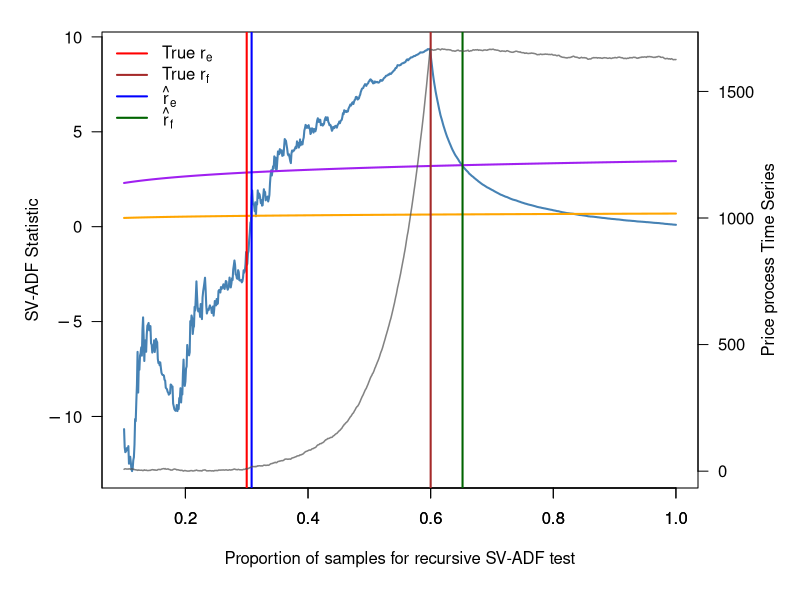
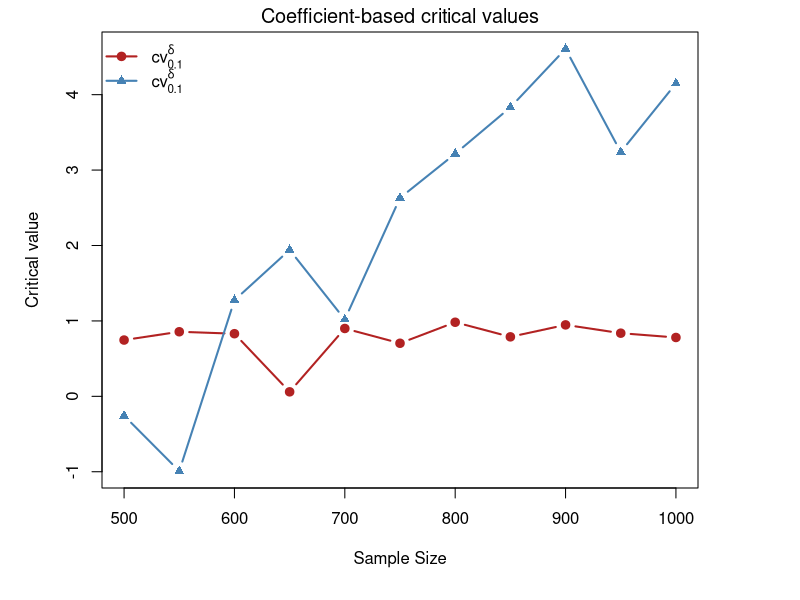

Generate these figures, in order, with R:
################################################################################
# Threshold selections.R
#
# Replication code for Figure 12 of the main paper and Figure A.3 / Table A.1
# of the Online Appendix for:
#
# "Is There an AI Bubble? Robust Date-Stamping for Periods of Exuberance"
#
# Figure 12:
#   One simulated recursive SV-ADF path with:
#     - true bubble origination fraction r_e,
#     - true bubble collapse fraction r_f,
#     - estimated origination fraction \hat r_e,
#     - estimated collapse fraction \hat r_f.
#
# Online Appendix Figure A.3:
#   Simulated coefficient-based critical values under H0 and H1.
#
# Online Appendix Table A.1:
#   Simulated coefficient-based critical values for n = 500, 550, ..., 1000.
#
# Notes:
# - Package installation is intentionally omitted; see README.md.
# - This script uses only base R.
# - Set SAVE_FIGURES <- TRUE to save PDF/PNG figures.
# - Set RECOMPUTE_CRITICAL_VALUES <- TRUE to rerun the Monte Carlo simulation
#   for Table A.1 and Figure A.3. Otherwise, the paper values are used directly.
################################################################################

# ------------------------------------------------------------------------------
# Global settings
# ------------------------------------------------------------------------------

SAVE_FIGURES <- TRUE
SAVE_TABLES <- TRUE
SAVE_PNG_PREVIEW <- TRUE

RECOMPUTE_CRITICAL_VALUES <- FALSE

OUTPUT_DIR <- "figures"
TABLE_DIR <- "tables"

if (!dir.exists(OUTPUT_DIR)) {
  dir.create(OUTPUT_DIR, recursive = TRUE)
}

if (!dir.exists(TABLE_DIR)) {
  dir.create(TABLE_DIR, recursive = TRUE)
}

FIGURE12_PDF <- file.path(OUTPUT_DIR, "sv_adf_plot_simulated_one.pdf")
FIGURE12_PNG <- file.path(OUTPUT_DIR, "sv_adf_plot_simulated_one.png")

APPENDIX_FIGURE_A3_PDF <- file.path(OUTPUT_DIR, "critical_values_plot.pdf")
APPENDIX_FIGURE_A3_PNG <- file.path(OUTPUT_DIR, "critical_values_plot.png")

APPENDIX_TABLE_A1_CSV <- file.path(TABLE_DIR, "tableA1_critical_values.csv")

################################################################################
# Helper functions
################################################################################

# Axis-label helper.
# Large values are displayed in scientific notation, e.g. 10^5 or 2 * 10^5.
sci_tick_labels <- function(vals) {
  out <- character(length(vals))
  
  for (i in seq_along(vals)) {
    v <- vals[i]
    
    if (!is.finite(v)) {
      out[i] <- "''"
      next
    }
    
    if (abs(v) < .Machine$double.eps) {
      out[i] <- "0"
      next
    }
    
    abs_v <- abs(v)
    exponent <- floor(log10(abs_v))
    
    if (exponent >= 4 || exponent <= -3) {
      multiplier <- round(v / (10^exponent), 2)
      
      if (abs(multiplier - round(multiplier)) < 1e-8) {
        multiplier <- round(multiplier)
      }
      
      if (abs(multiplier - 1) < 1e-8) {
        out[i] <- paste0("10^", exponent)
      } else if (abs(multiplier + 1) < 1e-8) {
        out[i] <- paste0("-10^", exponent)
      } else {
        out[i] <- paste0(multiplier, "%*%10^", exponent)
      }
    } else {
      out[i] <- format(round(v, 2), trim = TRUE, scientific = FALSE)
    }
  }
  
  parse(text = out)
}

# Generate X_0, ..., X_n under stochastic volatility with one bubble episode.
#
# Model:
#   X_t = a_t X_{t-1} + u_t,
#   u_t = sigma_t epsilon_t,
#   log(sigma_t^2) = phi_n log(sigma_{t-1}^2) + eta_t,
#
# where:
#   a_t = 1 before the bubble,
#   a_t = delta_n during the bubble,
#   a_t = 1 after collapse.
generate_series_bubble_sv <- function(
    n,
    r_e,
    r_f,
    c,
    alpha,
    d,
    eta,
    x0 = 5,
    sigma2_0 = 1
) {
  tau_e <- floor(n * r_e)
  tau_f <- floor(n * r_f)
  
  stopifnot(tau_e >= 1, tau_f > tau_e, tau_f <= n)
  
  delta_n <- 1 + c / (n^alpha)
  phi_n <- 1 - d / log(log(n))
  
  X <- numeric(n + 1)
  X[1] <- x0
  
  log_sigma2_prev <- log(sigma2_0)
  
  for (t in seq_len(n)) {
    eta_t <- rnorm(1, mean = 0, sd = eta)
    log_sigma2_t <- phi_n * log_sigma2_prev + eta_t
    sigma_t <- sqrt(exp(log_sigma2_t))
    u_t <- sigma_t * rnorm(1)
    
    a_t <- if (t < tau_e) {
      1
    } else if (t < tau_f) {
      delta_n
    } else {
      1
    }
    
    X[t + 1] <- a_t * X[t] + u_t
    log_sigma2_prev <- log_sigma2_t
  }
  
  X
}

# Generate X_0, ..., X_n under the unit-root null with stochastic volatility.
#
# Model:
#   X_t = X_{t-1} + u_t.
generate_series_h0_sv <- function(
    n,
    d,
    eta,
    x0 = 100,
    sigma2_0 = 1
) {
  phi_n <- 1 - d / log(log(n))
  
  X <- numeric(n + 1)
  X[1] <- x0
  
  log_sigma2_prev <- log(sigma2_0)
  
  for (t in seq_len(n)) {
    eta_t <- rnorm(1, mean = 0, sd = eta)
    log_sigma2_t <- phi_n * log_sigma2_prev + eta_t
    sigma_t <- sqrt(exp(log_sigma2_t))
    u_t <- sigma_t * rnorm(1)
    
    X[t + 1] <- X[t] + u_t
    log_sigma2_prev <- log_sigma2_t
  }
  
  X
}

# Compute recursive coefficient-based and t-type ADF statistics over an s-grid.
#
# The coefficient-based statistic is:
#   DF_delta(s) = tau * (delta_hat_tau - 1),
# where tau = floor(ns).
adf_for_sgrid <- function(X_full, n, s_seq) {
  max_tau <- max(floor(n * s_seq))
  nX <- length(X_full) - 1
  
  stopifnot(nX >= max_tau)
  
  csX <- cumsum(X_full)
  csX2 <- cumsum(X_full^2)
  xy <- X_full[2:(n + 1)] * X_full[1:n]
  csXY <- cumsum(xy)
  
  tau_seq <- pmax(2, floor(n * s_seq))
  DF_delta <- rep(NA_real_, length(tau_seq))
  DF_t <- rep(NA_real_, length(tau_seq))
  
  for (k in seq_along(tau_seq)) {
    tau <- tau_seq[k]
    
    # Regression: X_t on a constant and X_{t-1}, for t = 1, ..., tau.
    S_reg <- csX[tau]
    S_y <- csX[tau + 1] - X_full[1]
    S_reg2 <- csX2[tau]
    S_y2 <- csX2[tau + 1] - X_full[1]^2
    S_cross <- csXY[tau]
    
    Xbar <- S_y / tau
    
    SSR_t <- S_reg2 - 2 * Xbar * S_reg + tau * Xbar^2
    
    if (!is.finite(SSR_t) || SSR_t <= 0) {
      next
    }
    
    Sxtyt <- S_cross - Xbar * (S_reg + S_y) + tau * Xbar^2
    SSY_t <- S_y2 - 2 * Xbar * S_y + tau * Xbar^2
    
    delta_hat <- Sxtyt / SSR_t
    sigma2_hat <- (SSY_t - 2 * delta_hat * Sxtyt + delta_hat^2 * SSR_t) / tau
    
    if (!is.finite(sigma2_hat) || sigma2_hat <= 0) {
      next
    }
    
    DF_delta[k] <- tau * (delta_hat - 1)
    DF_t[k] <- (delta_hat - 1) * sqrt(SSR_t) / sqrt(sigma2_hat)
  }
  
  data.frame(
    s = tau_seq / n,
    DF_delta = DF_delta,
    DF_t = DF_t
  )
}

# Full-sample coefficient-based DF statistic without intercept:
#   DF_delta = n * (delta_hat - 1).
df_delta_fullsample <- function(X_full) {
  n <- length(X_full) - 1
  
  Xlag <- X_full[1:n]
  Y <- X_full[2:(n + 1)]
  
  denom <- sum(Xlag^2)
  
  if (!is.finite(denom) || denom <= 0) {
    return(NA_real_)
  }
  
  delta_hat <- sum(Y * Xlag) / denom
  
  n * (delta_hat - 1)
}

# Coefficient-based DF statistic at a fixed recursive endpoint tau.
adf_delta_at_tau <- function(X_full, tau) {
  Xlag <- X_full[1:tau]
  Y <- X_full[2:(tau + 1)]
  
  Ybar <- mean(Y)
  SSR <- sum((Xlag - Ybar)^2)
  
  if (!is.finite(SSR) || SSR <= 0) {
    return(NA_real_)
  }
  
  Sxy <- sum((Xlag - Ybar) * (Y - Ybar))
  delta_hat <- Sxy / SSR
  
  tau * (delta_hat - 1)
}

################################################################################
# Figure 12
# One simulated recursive SV-ADF path
################################################################################

make_simulated_svadf_path_plot <- function(
    n = 1000,
    r_e = 0.3,
    r_f = 0.6,
    c_par = 0.5,
    alpha = 0.5,
    d_par = 1,
    eta_par = 0.1,
    seed = 123,
    save_figure = SAVE_FIGURES
) {
  set.seed(seed)
  
  X_full <- generate_series_bubble_sv(
    n = n,
    r_e = r_e,
    r_f = r_f,
    c = c_par,
    alpha = alpha,
    d = d_par,
    eta = eta_par,
    x0 = 10,
    sigma2_0 = 1
  )
  
  s_seq <- seq(0.1, 1.00, by = 0.001)
  adf_df <- adf_for_sgrid(X_full, n, s_seq)
  
  # Origination and collapse threshold curves.
  cv_orig <- log(n * adf_df$s) / 10
  cv_coll <- log(n * adf_df$s) / 2
  
  # Estimated origination:
  # first s where DF_delta exceeds log(ns)/10.
  idx_e <- which(adf_df$DF_delta > cv_orig)[1]
  rhat_e <- if (!is.na(idx_e)) adf_df$s[idx_e] else NA_real_
  
  # Estimated collapse:
  # first s after rhat_e + 0.05 where DF_delta falls below log(ns)/2.
  idx_f <- NA_integer_
  rhat_f <- NA_real_
  
  if (!is.na(rhat_e)) {
    idx_start_f <- which(adf_df$s >= rhat_e + 0.05)[1]
    
    if (!is.na(idx_start_f)) {
      idx_f_rel <- which(
        adf_df$DF_delta[idx_start_f:nrow(adf_df)] <
          cv_coll[idx_start_f:nrow(adf_df)]
      )[1]
      
      if (!is.na(idx_f_rel)) {
        idx_f <- idx_start_f + idx_f_rel - 1
        rhat_f <- adf_df$s[idx_f]
      }
    }
  }
  
  cat(sprintf("Estimated r_e (rhat_e) = %.3f\n", rhat_e))
  cat(sprintf("Estimated r_f (rhat_f) = %.3f\n", rhat_f))
  
  # Prepare |X_t| for the right y-axis overlay.
  t_idx <- 0:n
  s_x <- t_idx / n
  X_vals <- abs(X_full)
  
  keep <- s_x >= min(adf_df$s) & s_x <= max(adf_df$s)
  s_x <- s_x[keep]
  X_vals <- X_vals[keep]
  
  x_ylim <- range(X_vals, finite = TRUE)
  
  left_ticks <- pretty(range(c(adf_df$DF_delta, cv_orig, cv_coll), finite = TRUE))
  right_ticks <- pretty(x_ylim)
  
  draw_plot <- function() {
    par(mfrow = c(1, 1), mar = c(5.5, 5, 1.5, 5) + 0.1)
    
    plot(
      adf_df$s,
      adf_df$DF_delta,
      type = "l",
      col = "steelblue",
      lwd = 2,
      xlab = "Proportion of samples for recursive SV-ADF test",
      ylab = "SV-ADF Statistic",
      main = "",
      xaxt = "s",
      yaxt = "n"
    )
    
    axis(1)
    axis(2, at = left_ticks, labels = sci_tick_labels(left_ticks), las = 1)
    
    lines(adf_df$s, cv_orig, col = "orange", lwd = 2, lty = 1)
    lines(adf_df$s, cv_coll, col = "purple", lwd = 2, lty = 1)
    
    abline(v = r_e, col = "red", lty = 1, lwd = 2)
    abline(v = r_f, col = "brown", lty = 1, lwd = 2)
    
    if (!is.na(rhat_e)) {
      abline(v = rhat_e, col = "blue", lty = 1, lwd = 2)
    }
    
    if (!is.na(rhat_f)) {
      abline(v = rhat_f, col = "darkgreen", lty = 1, lwd = 2)
    }
    
    par(new = TRUE)
    
    plot(
      s_x,
      X_vals,
      type = "l",
      col = rgb(0.3, 0.3, 0.3, 0.7),
      lwd = 1.5,
      axes = FALSE,
      xlab = "",
      ylab = "",
      xlim = range(adf_df$s),
      ylim = x_ylim
    )
    
    axis(4, at = right_ticks, labels = sci_tick_labels(right_ticks), las = 1)
    mtext("Price process Time Series", side = 4, line = 3)
    
    legend(
      "topleft",
      legend = c(
        expression("True " * r[e]),
        expression("True " * r[f]),
        expression(hat(r)[e]),
        expression(hat(r)[f])
      ),
      col = c("red", "brown", "blue", "darkgreen"),
      lty = c(1, 1, 1, 1),
      lwd = c(2, 2, 2, 2),
      bty = "n"
    )
  }
  
  draw_plot()
  
  if (isTRUE(save_figure)) {
    grDevices::pdf(FIGURE12_PDF, width = 10, height = 6)
    draw_plot()
    grDevices::dev.off()
    
    if (isTRUE(SAVE_PNG_PREVIEW)) {
      grDevices::png(FIGURE12_PNG, width = 10, height = 6, units = "in", res = 300)
      draw_plot()
      grDevices::dev.off()
    }
  }
  
  invisible(list(
    X_full = X_full,
    adf_df = adf_df,
    rhat_e = rhat_e,
    rhat_f = rhat_f
  ))
}

################################################################################
# Online Appendix Table A.1 and Figure A.3
# Critical values under H0 and H1
################################################################################

# Simulate the 90% upper critical value under H0 for one sample size n.
critical_value_h0_upper <- function(
    n,
    B,
    d,
    eta,
    x0 = 1,
    sigma2_0 = 1
) {
  vals <- numeric(B)
  
  for (b in seq_len(B)) {
    X_full <- generate_series_h0_sv(
      n = n,
      d = d,
      eta = eta,
      x0 = x0,
      sigma2_0 = sigma2_0
    )
    
    vals[b] <- df_delta_fullsample(X_full)
  }
  
  stats::quantile(
    vals,
    probs = 0.90,
    na.rm = TRUE,
    names = FALSE,
    type = 7
  )
}

# Simulate the 10% lower critical value under H1 for one sample size n.
critical_value_h1_lower <- function(
    n,
    B,
    r_e,
    r_f,
    c,
    alpha,
    d,
    eta,
    x0 = 1,
    sigma2_0 = 1
) {
  tau_after_rf <- floor(n * r_f)
  
  if (tau_after_rf > n) {
    stop("tau_after_rf exceeds n")
  }
  
  vals <- numeric(B)
  
  for (b in seq_len(B)) {
    X_full <- generate_series_bubble_sv(
      n = n,
      r_e = r_e,
      r_f = r_f,
      c = c,
      alpha = alpha,
      d = d,
      eta = eta,
      x0 = x0,
      sigma2_0 = sigma2_0
    )
    
    vals[b] <- adf_delta_at_tau(X_full, tau = tau_after_rf)
  }
  
  stats::quantile(
    vals,
    probs = 0.10,
    na.rm = TRUE,
    names = FALSE,
    type = 7
  )
}

# Recompute critical values by Monte Carlo.
# This can be time-consuming, so the script also allows use of the paper values.
simulate_critical_value_table <- function(
    B = 1000,
    n_grid = seq(500, 1000, by = 50),
    d_par = 0.01,
    eta_par = 0.5,
    r_e = 0.3,
    r_f = 0.4,
    c_par = 1,
    alpha = 0.5,
    seed = 123
) {
  set.seed(seed)
  
  crit_90 <- numeric(length(n_grid))
  crit_10 <- numeric(length(n_grid))
  
  for (i in seq_along(n_grid)) {
    n <- n_grid[i]
    
    crit_90[i] <- critical_value_h0_upper(
      n = n,
      B = B,
      d = d_par,
      eta = eta_par,
      x0 = 1,
      sigma2_0 = 1
    )
    
    crit_10[i] <- critical_value_h1_lower(
      n = n,
      B = B,
      r_e = r_e,
      r_f = r_f,
      c = c_par,
      alpha = alpha,
      d = d_par,
      eta = eta_par,
      x0 = 1,
      sigma2_0 = 1
    )
    
    cat(sprintf(
      "Done n = %d, cv_90_H0 = %.4f, cv_10_H1 = %.4f\n",
      n,
      crit_90[i],
      crit_10[i]
    ))
  }
  
  data.frame(
    n = n_grid,
    cv_90_upper_H0 = crit_90,
    cv_10_lower_H1 = crit_10
  )
}

# Paper values used in Online Appendix Table A.1.
get_paper_critical_value_table <- function() {
  data.frame(
    n = c(500, 550, 600, 650, 700, 750, 800, 850, 900, 950, 1000),
    cv_90_upper_H0 = c(
      0.7463, 0.8563, 0.8304, 0.0597, 0.8997, 0.7037,
      0.9823, 0.7888, 0.9474, 0.8374, 0.7803
    ),
    cv_10_lower_H1 = c(
      -0.2566, -0.9916, 1.2746, 1.9418, 1.0183, 2.6310,
      3.2163, 3.8318, 4.6070, 3.2394, 4.1479
    )
  )
}

make_critical_value_plot <- function(
    cv_table,
    save_figure = SAVE_FIGURES
) {
  y_limits <- range(
    c(cv_table$cv_90_upper_H0, cv_table$cv_10_lower_H1),
    finite = TRUE
  )
  
  draw_plot <- function() {
    plot(
      cv_table$n,
      cv_table$cv_90_upper_H0,
      type = "b",
      pch = 19,
      lwd = 2,
      col = "firebrick",
      ylim = y_limits,
      xlab = "Sample Size",
      ylab = "Critical value",
      main = expression(paste("Coefficient-based critical values"))
    )
    
    lines(
      cv_table$n,
      cv_table$cv_10_lower_H1,
      type = "b",
      pch = 17,
      lwd = 2,
      col = "steelblue"
    )
    
    legend(
      "topleft",
      legend = c(
        expression(cv[0.10,H[0]]^delta),
        expression(cv[0.10,H[1]]^delta)
      ),
      col = c("firebrick", "steelblue"),
      lty = 1,
      pch = c(19, 17),
      lwd = 2,
      bty = "n"
    )
  }
  
  draw_plot()
  
  if (isTRUE(save_figure)) {
    grDevices::pdf(APPENDIX_FIGURE_A3_PDF, width = 8, height = 5)
    draw_plot()
    grDevices::dev.off()
    
    if (isTRUE(SAVE_PNG_PREVIEW)) {
      grDevices::png(APPENDIX_FIGURE_A3_PNG, width = 8, height = 5, units = "in", res = 300)
      draw_plot()
      grDevices::dev.off()
    }
  }
  
  invisible(cv_table)
}

################################################################################
# Run all outputs
################################################################################

# Figure 12 of the main paper.
figure12_output <- make_simulated_svadf_path_plot(
  n = 1000,
  r_e = 0.3,
  r_f = 0.6,
  c_par = 0.5,
  alpha = 0.5,
  d_par = 1,
  eta_par = 0.1,
  seed = 123,
  save_figure = SAVE_FIGURES
)

# Table A.1 and Figure A.3 of the Online Appendix.
critical_value_table <- if (isTRUE(RECOMPUTE_CRITICAL_VALUES)) {
  simulate_critical_value_table(
    B = 1000,
    n_grid = seq(500, 1000, by = 50),
    d_par = 0.01,
    eta_par = 0.5,
    r_e = 0.3,
    r_f = 0.4,
    c_par = 1,
    alpha = 0.5,
    seed = 123
  )
} else {
  get_paper_critical_value_table()
}

print(critical_value_table)

if (isTRUE(SAVE_TABLES)) {
  write.csv(
    critical_value_table,
    file = APPENDIX_TABLE_A1_CSV,
    row.names = FALSE
  )
}

make_critical_value_plot(
  cv_table = critical_value_table,
  save_figure = SAVE_FIGURES
)

################################################################################
# End of script
################################################################################
